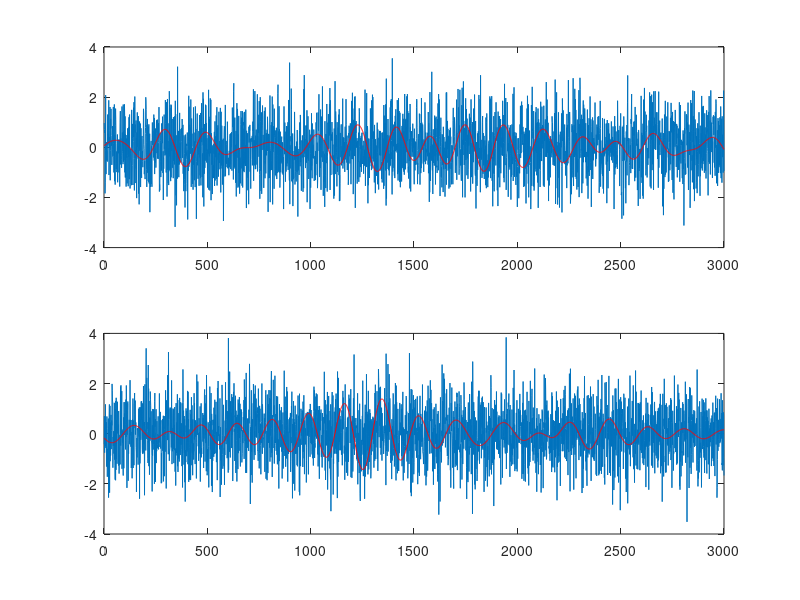
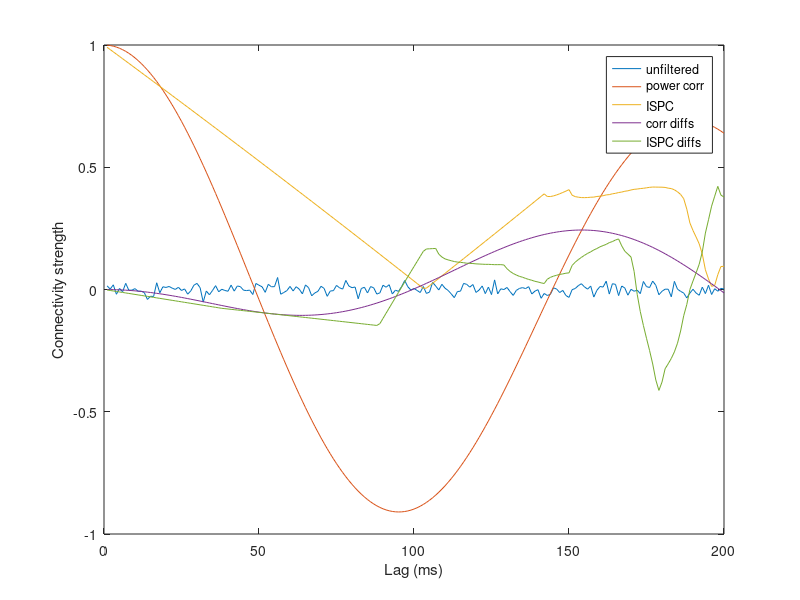

The MATLAB source for these figures, in order:
%% Analyzing Neural Time Series Data
% Matlab code for Chapter 25
% Mike X Cohen
% 
% This code accompanies the book, titled "Analyzing Neural Time Series Data" 
% (MIT Press). Using the code without following the book may lead to confusion, 
% incorrect data analyses, and misinterpretations of results. 
% Mike X Cohen assumes no responsibility for inappropriate or incorrect use of this code. 

%% setup for figure 25.3

% generate a random signal of 3 seconds
srate = 1000;

randsig1 = randn(1,3*srate); % 3 seconds, with this sampling rate
randsig2 = randn(1,3*srate);

% now filter at 5 Hz
f       = 5; % frequency of wavelet in Hz
time    = -1:1/srate:1; % time for wavelet, from -1 to 1 second in steps of 1/sampling-rate
s       = 6/(2*pi*f); % width of Gaussian
wavelet = exp(2*pi*1i*f.*time) .* exp(-time.^2./(2*s^2)); 

% FFT parameters
n_wavelet            = length(wavelet);
n_data               = length(randsig1);
n_convolution        = n_wavelet+n_data-1;
half_of_wavelet_size = (length(wavelet)-1)/2;

% FFT of wavelet and EEG data
convolution_result_fft = ifft(fft(wavelet,n_convolution).*fft(randsig1,n_convolution),n_convolution)*sqrt(s)/10;
filtsig1  = real(convolution_result_fft(half_of_wavelet_size+1:end-half_of_wavelet_size));
anglesig1 = angle(convolution_result_fft(half_of_wavelet_size+1:end-half_of_wavelet_size));

convolution_result_fft = ifft(fft(wavelet,n_convolution).*fft(randsig2,n_convolution),n_convolution)*sqrt(s)/10;
filtsig2  = real(convolution_result_fft(half_of_wavelet_size+1:end-half_of_wavelet_size));
anglesig2 = angle(convolution_result_fft(half_of_wavelet_size+1:end-half_of_wavelet_size));


figure
for i=1:2
    subplot(2,1,i)
    eval([ 'plot(randsig' num2str(i) ')' ]) % "eval" can be useful for increasing control over commands
    hold on
    eval([ 'plot(filtsig' num2str(i) ',''r'')' ])
end

%% Figure 25.3

% initialize output correlation matrix
correlations = zeros(5,round(1000/f));

for i=1:round(1000/f)
    
    % correlation of unfiltered random signal
    temp = corrcoef(randsig1(1:end-i),randsig1(i+1:end));
    correlations(1,i) = temp(1,2);
    
    % correlation of filtered signal
    temp = corrcoef(filtsig1(1:end-i),filtsig1(i+1:end));
    correlations(2,i) = temp(1,2);
    
    % phase clustering
    correlations(3,i) = abs(mean(exp(1i*( angle(anglesig1(1:end-i)-anglesig1(i+1:end))))));
    
    % difference of correlations of filtered signal
    temp = corrcoef(filtsig2(1:end-i),filtsig2(i+1:end));
    correlations(4,i) = temp(1,2) - correlations(2,i);
    
    % difference of phase clusterings
    correlations(5,i) = abs(mean(exp(1i*( angle(anglesig2(1:end-i)-anglesig2(i+1:end)))))) - correlations(3,i);
end

figure
plot(correlations')
xlabel('Lag (ms)')
ylabel('Connectivity strength')
legend({'unfiltered';'power corr';'ISPC';'corr diffs';'ISPC diffs'})

%% end.
